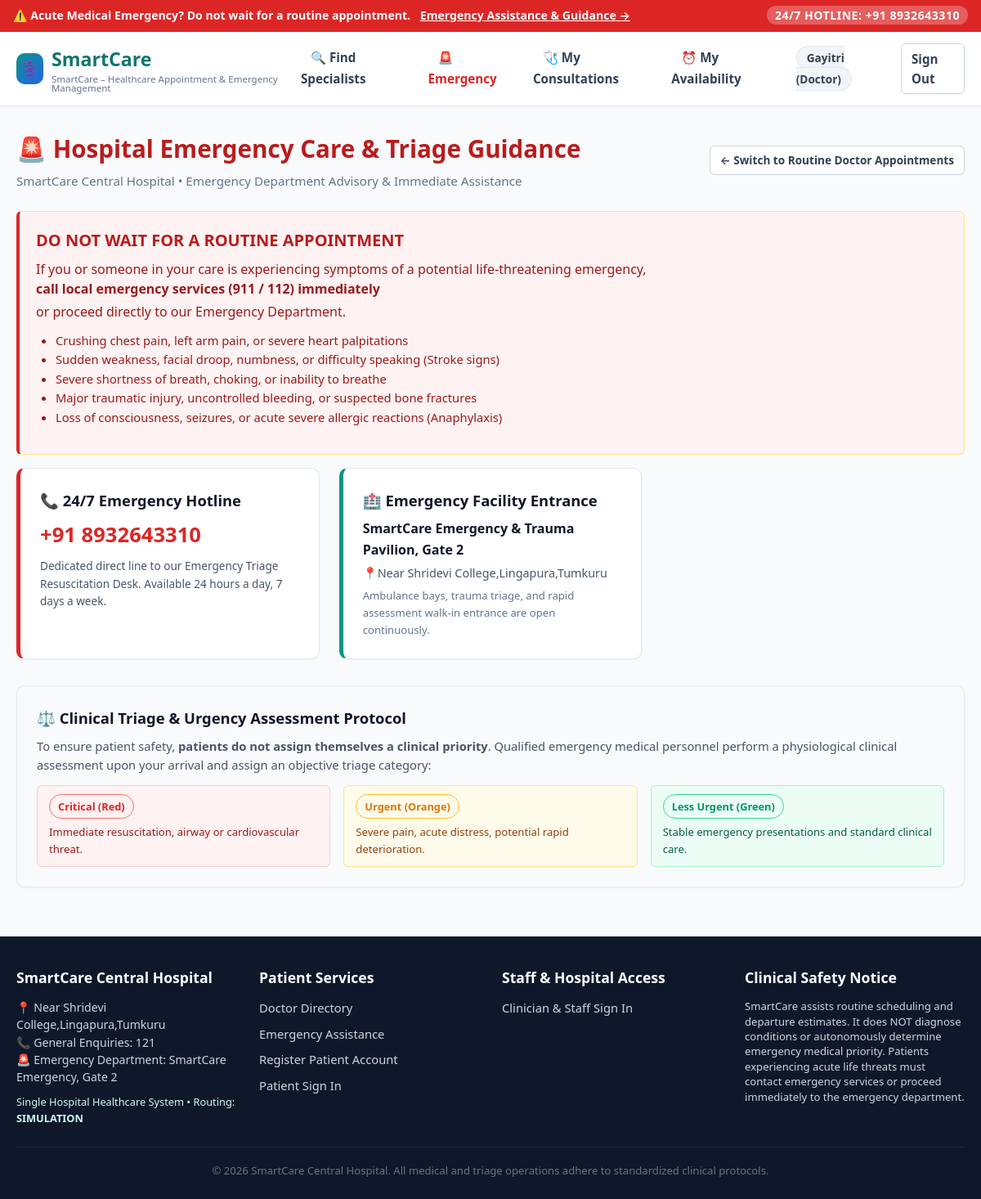
Screenshot of /emergency/advisory/ (signed in) with the database file from the repository.
### core/models.py (models this page shows, shortened)
class User(AbstractUser):
    ROLE_CHOICES = (
        ('patient', 'Patient'),
        ('doctor', 'Doctor'),
        ('staff', 'Clinical Staff'),
        ('admin', 'Administrator'),
    )
    role = models.CharField(max_length=20, choices=ROLE_CHOICES, default='patient')
    contact_number = models.CharField(max_length=20, blank=True)
    @property
    def is_patient(self):
        return self.role == 'patient'
    @property
    def is_doctor(self):
        return self.role == 'doctor'
    @property
    def is_clinical_staff(self):
        return self.role in ['staff', 'admin'] or self.is_staff or self.is_superuser
    @property
    def is_admin(self):
        return self.role == 'admin' or self.is_staff or self.is_superuser

class DoctorProfile(models.Model):
    SPECIALIZATION_CHOICES = (
        ('General Medicine', 'General Medicine'),
        ('Cardiology', 'Cardiology'),
        ('Neurology', 'Neurology'),
        ('Dermatology', 'Dermatology'),
        ('Orthopedics', 'Orthopedics'),
        ('Pediatrics', 'Pediatrics'),
        ('Ophthalmology', 'Ophthalmology'),
        ('Gastroenterology', 'Gastroenterology'),
        ('Pulmonology', 'Pulmonology'),
        ('Emergency Medicine', 'Emergency Medicine'),
        ('ENT / Otorhinolaryngology', 'ENT / Otorhinolaryngology'),
        ('Psychiatry', 'Psychiatry'),
    )
    user = models.OneToOneField(User, on_delete=models.CASCADE, related_name='doctor_profile')
    specialization = models.CharField(max_length=100, choices=SPECIALIZATION_CHOICES, default='General Medicine')
    qualification = models.CharField(max_length=150)
    registration_number = models.CharField(max_length=50, unique=True)
    experience_years = models.PositiveIntegerField(default=1)
    hospital_name = models.CharField(max_length=150, default="SmartCare Central Hospital")
    hospital_address = models.CharField(max_length=255, default="100 Healthcare Blvd, Metro City")
    hospital_lat = models.FloatField(default=12.971598)
    hospital_lng = models.FloatField(default=77.594562)
    consultation_fee = models.DecimalField(max_digits=10, decimal_places=2, default=500.00)
    available_days = models.CharField(max_length=150, default="Mon,Tue,Wed,Thu,Fri", help_text="Comma-separated working days e.g. Mon,Tue,Wed,Thu,Fri")
    availability_summary = models.CharField(max_length=200, default="Mon - Fri, 09:00 AM - 05:00 PM")
    slot_duration_minutes = models.PositiveIntegerField(default=30)
    work_start_time = models.TimeField(default="09:00:00")
    work_end_time = models.TimeField(default="17:00:00")
    is_active = models.BooleanField(default=True, help_text="Active doctors are displayed in search and available for appointments")
    is_accepting_emergencies = models.BooleanField(default=True)
    created_at = models.DateTimeField(auto_now_add=True)
    updated_at = models.DateTimeField(auto_now=True)

### emergency/views.py (the view, shortened to what this page needs)
# urls.py: path('emergency/advisory/', views.emergency_advisory_view, name='emergency_advisory'),
def emergency_advisory_view(request):
    hospital_name = getattr(settings, 'DEFAULT_HOSPITAL_NAME', 'SmartCare Central Hospital')
    emergency_phone = getattr(settings, 'HOSPITAL_EMERGENCY_PHONE', '+1 (555) 911-CARE')
    emergency_dept = getattr(settings, 'HOSPITAL_EMERGENCY_DEPARTMENT', 'SmartCare Emergency & Trauma Pavilion, Gate 2')
    hospital_address = getattr(settings, 'DEFAULT_HOSPITAL_ADDRESS', '100 Healthcare Blvd, Metro City')
    form = None
    return render(request, 'emergency_advisory.html', {
        'hospital_name': hospital_name,
        'emergency_phone': emergency_phone,
        'emergency_dept': emergency_dept,
        'hospital_address': hospital_address,
        'form': form
    })

### templates/emergency_advisory.html (shortened to what this page needs)
{% extends 'base.html' %}
{% load static %}
{% block content %}
<div class="dashboard-header">
  <div>
    <h1 style="color:#b91c1c; display:flex; align-items:center; gap:10px;">
      🚨 Hospital Emergency Care & Triage Guidance
    </h1>
    <p class="dashboard-subtitle">
      {{ hospital_name }} &bull; Emergency Department Advisory & Immediate Assistance
    </p>
  </div>
  <a href="{% url 'find_doctors' %}" class="btn btn-outline btn-sm">
    &larr; Switch to Routine Doctor Appointments
  </a>
</div>
<div class="clinical-disclaimer-box" style="border-left-color: #dc2626; background:#fef2f2; color:#991b1b; padding:20px; font-size:1rem;">
  <h3 style="font-size:1.25rem; font-weight:800; margin-bottom:8px; color:#b91c1c;">
    DO NOT WAIT FOR A ROUTINE APPOINTMENT
  </h3>
  <p style="margin-bottom:12px; line-height:1.5;">
    If you or someone in your care is experiencing symptoms of a potential life-threatening emergency,
    <strong>call local emergency services (911 / 112) immediately</strong> or proceed directly to our Emergency Department.
  </p>
  <ul style="margin-left:24px; margin-bottom:12px; font-size:0.92rem; line-height:1.6;">
    <li>Crushing chest pain, left arm pain, or severe heart palpitations</li>
    <li>Sudden weakness, facial droop, numbness, or difficulty speaking (Stroke signs)</li>
    <li>Severe shortness of breath, choking, or inability to breathe</li>
    <li>Major traumatic injury, uncontrolled bleeding, or suspected bone fractures</li>
    <li>Loss of consciousness, seizures, or acute severe allergic reactions (Anaphylaxis)</li>
  </ul>
</div>
<div class="cards-grid" style="margin-bottom:32px;">
  <div class="card" style="border-left:5px solid #dc2626;">
    <h3 style="font-size:1.15rem; color:var(--slate-900); margin-bottom:8px;">📞 24/7 Emergency Hotline</h3>
    <p style="font-size:1.6rem; font-weight:800; color:#dc2626; margin-bottom:6px;">
      <a href="tel:+91 8932643310" style="color:#dc2626; text-decoration:none;">+91 8932643310</a>
    </p>
    <p style="font-size:0.85rem; color:var(--slate-600);">
      Dedicated direct line to our Emergency Triage Resuscitation Desk. Available 24 hours a day, 7 days a week.
    </p>
  </div>
  <div class="card" style="border-left:5px solid var(--primary-teal);">
    <h3 style="font-size:1.15rem; color:var(--slate-900); margin-bottom:8px;">🏥 Emergency Facility Entrance</h3>
    <p style="font-weight:700; color:var(--slate-900); margin-bottom:4px;">
      {{ emergency_dept }}
    </p>
    <p style="font-size:0.9rem; color:var(--slate-600); margin-bottom:6px;">
      📍Near Shridevi College,Lingapura,Tumkuru
    </p>
    <p style="font-size:0.82rem; color:var(--slate-500);">
      Ambulance bays, trauma triage, and rapid assessment walk-in entrance are open continuously.
    </p>
  </div>
</div>
<div class="card" style="margin-bottom:32px; background:var(--slate-50);">
  <h3 style="font-size:1.15rem; color:var(--slate-900); margin-bottom:8px;">
    ⚖️ Clinical Triage & Urgency Assessment Protocol
  </h3>
  <p style="font-size:0.92rem; color:var(--slate-600); line-height:1.6; margin-bottom:12px;">
    To ensure patient safety, <strong>patients do not assign themselves a clinical priority</strong>.
    Qualified emergency medical personnel perform a physiological clinical assessment upon your arrival
    and assign an objective triage category:
  </p>
  <div style="display:flex; gap:16px; flex-wrap:wrap;">
    <div style="background:#fef2f2; border:1px solid #fecaca; border-radius:var(--radius-sm); padding:10px 14px; flex:1; min-width:200px;">
      <span class="badge-priority-1">Critical (Red)</span>
      <p style="font-size:0.82rem; color:#991b1b; margin-top:6px;">Immediate resuscitation, airway or cardiovascular threat.</p>
    </div>
    <div style="background:#fffbeb; border:1px solid #fde68a; border-radius:var(--radius-sm); padding:10px 14px; flex:1; min-width:200px;">
      <span class="badge-priority-2">Urgent (Orange)</span>
      <p style="font-size:0.82rem; color:#92400e; margin-top:6px;">Severe pain, acute distress, potential rapid deterioration.</p>
    </div>
    <div style="background:#ecfdf5; border:1px solid #a7f3d0; border-radius:var(--radius-sm); padding:10px 14px; flex:1; min-width:200px;">
      <span class="badge-priority-3">Less Urgent (Green)</span>
      <p style="font-size:0.82rem; color:#065f46; margin-top:6px;">Stable emergency presentations and standard clinical care.</p>
    </div>
  </div>
</div>
{% endblock %}

### templates/base.html (shortened to what this page needs)
{% load static %}
<!DOCTYPE html>
<html lang="en">
<head>
  <link rel="stylesheet" href="{% static 'css/style.css' %}">
  <link rel="stylesheet" href="{% static 'css/dashboard.css' %}">
  <link rel="stylesheet" href="{% static 'css/forms.css' %}">
</head>
<body>
  <div class="emergency-top-bar">
    <div>
      <span>⚠️ Acute Medical Emergency?</span>
      <strong>Do not wait for a routine appointment.</strong>
      <a href="{% url 'emergency_advisory' %}">Emergency Assistance & Guidance &rarr;</a>
    </div>
    <div>
      <span class="emergency-call">24/7 HOTLINE: +91 8932643310</span>
    </div>
  </div>
  <header>
    <div class="navbar">
      <a href="{% url 'home' %}" class="brand">
        <span class="brand-icon">⚕️</span>
        <div>
          <span>{{ APP_NAME }}</span>
          <span style="display:block; font-size:0.72rem; font-weight:500; color:var(--slate-500); line-height:1;">
            SmartCare – Healthcare Appointment & Emergency Management
          </span>
        </div>
      </a>
      <nav>
        <ul class="nav-links">
          <li><a href="{% url 'find_doctors' %}">🔍 Find Specialists</a></li>
          <li><a href="{% url 'emergency_advisory' %}" style="color:#dc2626; font-weight:700;">🚨 Emergency</a></li>
          {% if user.is_authenticated %}
            {% if user.is_patient %}
              <li><a href="{% url 'patient_dashboard' %}">📋 My Appointments</a></li>
            {% elif user.is_doctor %}
              <li><a href="{% url 'doctor_dashboard' %}">🩺 My Consultations</a></li>
              <li><a href="{% url 'doctor_availability' %}">⏰ My Availability</a></li>
            {% endif %}
            <li>
              <span class="user-nav-badge">
                {{ user.get_full_name|default:user.username }}
                {% if user.is_doctor %}(Doctor)
                {% elif is_hospital_admin %}(Hospital Admin)
                {% elif is_clinical_staff %}(Clinical Staff)
                {% else %}(Patient){% endif %}
              </span>
            </li>
            <li><a href="{% url 'logout' %}" class="btn btn-sm btn-outline">Sign Out</a></li>
          {% else %}
            <li><a href="{% url 'patient_login' %}">👤Patient Login</a></li>
            <li><a href="{% url 'doctor_login' %}">🩺Doctor Login</a></li>
            <li><a href="{% url 'admin_login' %}">🏥Admin Login</a></li>
            <li><a href="{% url 'patient_register' %}" class="btn btn-sm btn-primary">Register as Patient</a></li>
          {% endif %}
        </ul>
      </nav>
    </div>
  </header>
  <main>
    <div class="container">
      {% block content %}{% endblock %}
    </div>
  </main>
  <footer>
    <div class="footer-container">
      <div class="footer-col">
        <h4>{{ DEFAULT_HOSPITAL_NAME }}</h4>
        <p style="color:var(--slate-400); font-size:0.88rem; line-height:1.5;">
          📍 Near Shridevi College,Lingapura,Tumkuru<br>
          📞 General Enquiries: 121<br>
          🚨 Emergency Department: SmartCare Emergency, Gate 2
        </p>
        <p style="margin-top:10px; font-size:0.8rem; color:var(--primary-teal-light);">
          Single Hospital Healthcare System &bull; Routing: <strong>{{ ROUTING_PROVIDER|upper }}</strong>
        </p>
      </div>
      <div class="footer-col">
        <h4>Patient Services</h4>
        <ul>
          <li><a href="{% url 'find_doctors' %}">Doctor Directory</a></li>
          <li><a href="{% url 'emergency_advisory' %}">Emergency Assistance</a></li>
          <li><a href="{% url 'patient_register' %}">Register Patient Account</a></li>
          <li><a href="{% url 'login' %}">Patient Sign In</a></li>
        </ul>
      </div>
      <div class="footer-col">
        <h4>Staff & Hospital Access</h4>
        <ul>
          <li><a href="{% url 'login' %}">Clinician & Staff Sign In</a></li>
        </ul>
      </div>
      <div class="footer-col">
        <h4>Clinical Safety Notice</h4>
        <p style="font-size:0.82rem; color:var(--slate-400); line-height:1.4;">
          SmartCare assists routine scheduling and departure estimates. It does NOT diagnose conditions or autonomously determine emergency medical priority. Patients experiencing acute life threats must contact emergency services or proceed immediately to the emergency department.
        </p>
      </div>
    </div>
    <div class="footer-bottom">
      &copy; 2026 {{ DEFAULT_HOSPITAL_NAME }}. All medical and triage operations adhere to standardized clinical protocols.
    </div>
  </footer>
</body>
</html>

### static/css/dashboard.css (style rules this page uses)
.dashboard-header { display: flex; justify-content: space-between; align-items: center; margin-bottom: 24px; flex-wrap: wrap; gap: 16px; }
.dashboard-header h1 { font-size: 1.85rem; font-weight: 800; color: var(--slate-900); }
.dashboard-subtitle { color: var(--slate-500); font-size: 0.95rem; margin-top: 4px; }

### rows the page displays
User: get_full_name "Gayitri"
DoctorProfile: hospital_name "SmartCare Central Hospital"

### other values shown
{{ APP_NAME }} "SmartCare"
{{ emergency_dept }} "SmartCare Emergency & Trauma Pavilion, Gate 2"
{{ ROUTING_PROVIDER|upper }} "SIMULATION"
